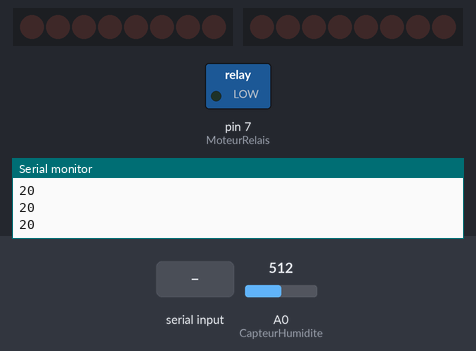
The sketch below on a simulated Arduino Uno, built with avr-gcc and run on an emulated ATmega328P. Parts: 2 × 8 shift-register outputs drawn as a row of LEDs (first output left, lit = HIGH), switched loads named in the sketch (green lamp = pin HIGH), the last lines printed to the serial monitor. Wiring (inferred from the names in the program): shift register (74HC595): data pin 2; shift clock pin 4; latch pin 11. Wiring (inferred from the signals the program sends): row of LEDs: on Q0, Q1, Q2, Q3, Q4, Q5, Q6, Q7. The inputs (shaded band) are chosen by the test bench; at power-on: A0 (CapteurHumidite) = 512. Pins used as bus, display or sensor lines are not drawn.

Above: at 1.2 s.
1.3 s: "1\n" received over Serial
At 2.0 s:
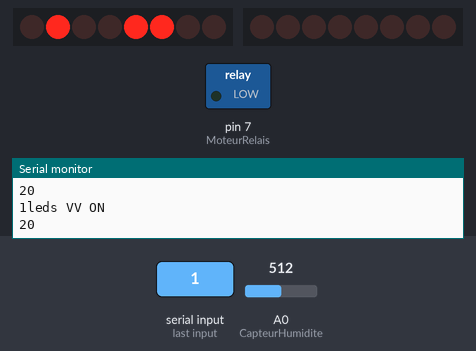
2.8 s: "2\n" received over Serial
At 3.2 s:
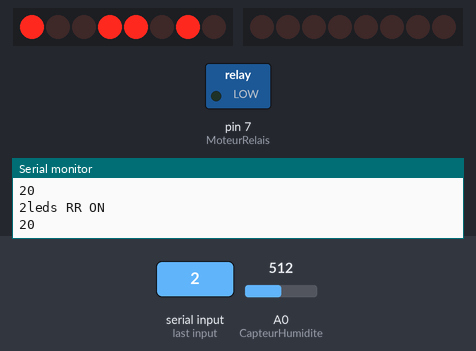
4.3 s: "3\n" received over Serial
At 5.7 s:
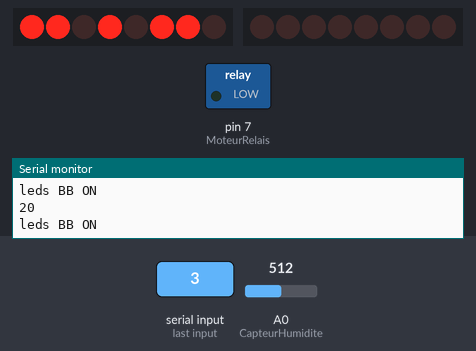
Timing chart, 0 to 7.3 s (numbered marks = the images above; inputs shaded):
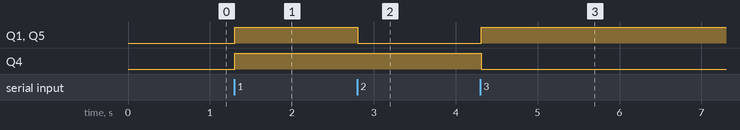

Measured:
- after the input at 1.3 s, Q1, Q4, Q5: LOW → HIGH at once
- after the input at 2.8 s, Q1, Q5: HIGH → LOW at once
- after the input at 4.3 s, Q1, Q5: LOW → HIGH at once; Q4: HIGH → LOW at once

The sketch:

main_pcb.ino
```cpp
const int MoteurRelais = 7;  // Pin du relais connecté au moteur
int CapteurHumidite = A0; // pour le capteur de l'humidité du sol

int sec = 580;
int humide = 240;
int state=0;

int latchPin2 = 11;  //Pin conn9ected to ST_CP of 1st 74595
int clockPin2 = 12;  //Pin connected to SH_CP of 1st 74595
int dataPin2 = 13;   //Pin connected to DS of 1st 74595

int latchPin = 3;  //Pin connected to ST_CP of 2nd 74595
int clockPin = 4;  //Pin connected to SH_CP of 2nd 74595
int dataPin = 2;  //Pin connected to DS of 2nd 74595


void setup() {
    Serial.begin(9600);
    pinMode(MoteurRelais, OUTPUT);
    pinMode(CapteurHumidite, INPUT);
    digitalWrite(MoteurRelais, LOW);

    pinMode(latchPin, OUTPUT);
    pinMode(clockPin, OUTPUT);
    pinMode(dataPin, OUTPUT);

    pinMode(latchPin2, OUTPUT);
    pinMode(clockPin2, OUTPUT);
    pinMode(dataPin2, OUTPUT);

}

void loop() {
    int Humidite = analogRead(CapteurHumidite); // lire la valeur retournée par le capteur d'humidité
    int pourcentage_humidite = map(Humidite, sec, humide, 0, 100);
    Serial.println(pourcentage_humidite);
    if (Serial.available() > 0) {
      // Lire la donnée reçue du port série
      int data = Serial.parseInt();
      if (data != 0) state = data;
      Serial.print(data);
    }
    if (state == 1){
        state1_ON();

        if (pourcentage_humidite >= 60 && pourcentage_humidite <= 70) {
          digitalWrite(MoteurRelais, HIGH);
        }
        else if (pourcentage_humidite < 60) {
           digitalWrite(MoteurRelais, LOW);
        }
      }
      else if (state == 2){
         state2_ON();
        if (pourcentage_humidite >= 50 && pourcentage_humidite < 60) {
          // Action pour l'état 2
          digitalWrite(MoteurRelais, HIGH);
        }
        else if (pourcentage_humidite < 50){
          digitalWrite(MoteurRelais, LOW);
          }
      }

      else if (state == 3){
        state3_ON();
        if (pourcentage_humidite >= 30 && pourcentage_humidite < 50) {
          // Action pour l'état 2
          digitalWrite(MoteurRelais, HIGH);
        }
        else if (pourcentage_humidite < 30){
          digitalWrite(MoteurRelais, LOW);

        }
      }


    delay(100);


}


void state1_ON() {
  // take the latchPin low so the LEDs don't change while you're sending in bits:
    digitalWrite(latchPin, LOW);
    //Send 1 1 1 1 1 1 1 0 (254) to Q7 Q6 Q5 Q4 Q3 Q2 Q1 Q0 of 2nd 74595
    //shiftOut(dataPin, clockPin, MSBFIRST, 0x29); //3); // leds rouges
    //shiftOut(dataPin, clockPin, MSBFIRST, 0x62); //3); // leds bleus
    shiftOut(dataPin, clockPin, MSBFIRST, 0x32); //3); // leds vertes
    //Send 1 1 1 1 1 1 1 1 (255) to Q7 Q6 Q5 Q4 Q3 Q2 Q1 Q0 of 1st 74595
    //shiftOut(dataPin, clockPin, MSBFIRST, 0); //3);
    // shift out the bits:
    digitalWrite(latchPin, HIGH);

    // take the latchPin low so the LEDs don't change while you're sending in bits:
    digitalWrite(latchPin2, LOW);
    //Send 1 1 1 1 0 1 1 1 (247) to Q7 Q6 Q5 Q4 Q3 Q2 Q1 Q0 of 3rd 74595
    shiftOut(dataPin2, clockPin2, MSBFIRST, 0x00);
    // shift out the bits:
    digitalWrite(latchPin2, HIGH);

    Serial.println("leds VV ON");

}

void state2_ON() {
   // take the latchPin low so the LEDs don't change while you're sending in bits:
    digitalWrite(latchPin, LOW);
    //Send 1 1 1 1 1 1 1 0 (254) to Q7 Q6 Q5 Q4 Q3 Q2 Q1 Q0 of 2nd 74595
    shiftOut(dataPin, clockPin, MSBFIRST, 0x59); //3); // leds rouges
    //shiftOut(dataPin, clockPin, MSBFIRST, 0x62); //3); // leds bleus
    //shiftOut(dataPin, clockPin, MSBFIRST, 0x94); //3); // leds vertes
    //Send 1 1 1 1 1 1 1 1 (255) to Q7 Q6 Q5 Q4 Q3 Q2 Q1 Q0 of 1st 74595
    //shiftOut(dataPin, clockPin, MSBFIRST, 0); //3);
    // shift out the bits:
    digitalWrite(latchPin, HIGH);

    // take the latchPin low so the LEDs don't change while you're sending in bits:
    digitalWrite(latchPin2, LOW);
    //Send 1 1 1 1 0 1 1 1 (247) to Q7 Q6 Q5 Q4 Q3 Q2 Q1 Q0 of 3rd 74595
    shiftOut(dataPin2, clockPin2, MSBFIRST, 0x00);
    // shift out the bits:
    digitalWrite(latchPin2, HIGH);

    Serial.println("leds RR ON");

}

void state3_ON() {
    // take the latchPin low so the LEDs don't change while you're sending in bits:
    digitalWrite(latchPin, LOW);
    //Send 1 1 1 1 1 1 1 0 (254) to Q7 Q6 Q5 Q4 Q3 Q2 Q1 Q0 of 2nd 74595
    //shiftOut(dataPin, clockPin, MSBFIRST, 0x29); //3); // leds rouges
    shiftOut(dataPin, clockPin, MSBFIRST, 0x6b); //3); // leds bleus
    //shiftOut(dataPin, clockPin, MSBFIRST, 0x94); //3); // leds vertes
    //Send 1 1 1 1 1 1 1 1 (255) to Q7 Q6 Q5 Q4 Q3 Q2 Q1 Q0 of 1st 74595
    //shiftOut(dataPin, clockPin, MSBFIRST, 0); //3);
    // shift out the bits:
    digitalWrite(latchPin, HIGH);

    // take the latchPin low so the LEDs don't change while you're sending in bits:
    digitalWrite(latchPin2, LOW);
    //Send 1 1 1 1 0 1 1 1 (247) to Q7 Q6 Q5 Q4 Q3 Q2 Q1 Q0 of 3rd 74595
    shiftOut(dataPin2, clockPin2, MSBFIRST, 0x00);
    // shift out the bits:
    digitalWrite(latchPin2, HIGH);

    Serial.println("leds BB ON");

}
```
